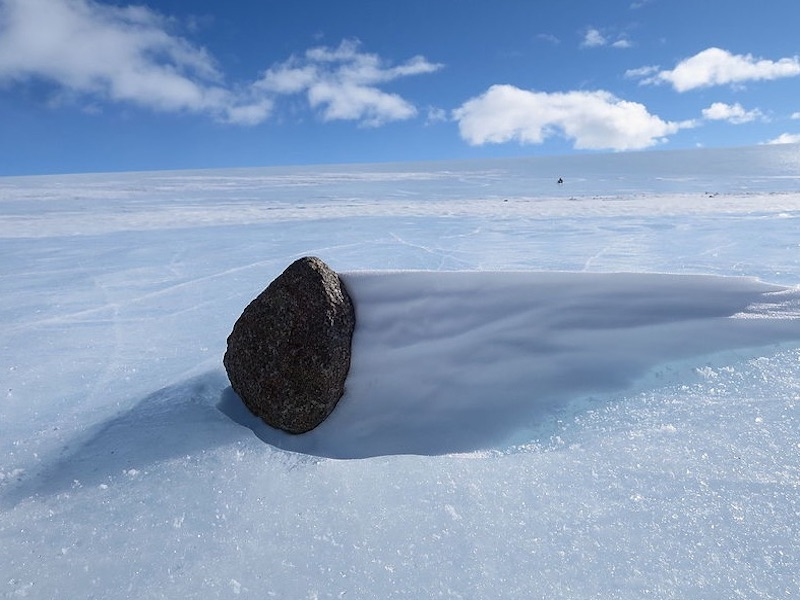
#> input picture Images/snowscape.jpg, 800 x 600 px, found by its file name
$ python image_editor_thingy_oct28_pre-cleanup.py
#> lines starting #> are read from the running program, lines starting #| are printed output that depends on the picture
"""
File: image_editor_thingy_oct28.py
Author: Xander Hunt
Purpose: Make a rudimentary green screen.
"""

# This line imports or includes the library we will need
from PIL import Image

# This line opens the image and loads it into a variable called "image_original"
image_original = Image.open("snowscape.jpg")
#> image_original is the input picture: PIL image 800x600 RGB; mean R, G, B 137.7, 160.8, 192.7
image_other = Image.open("cat_small.jpg")
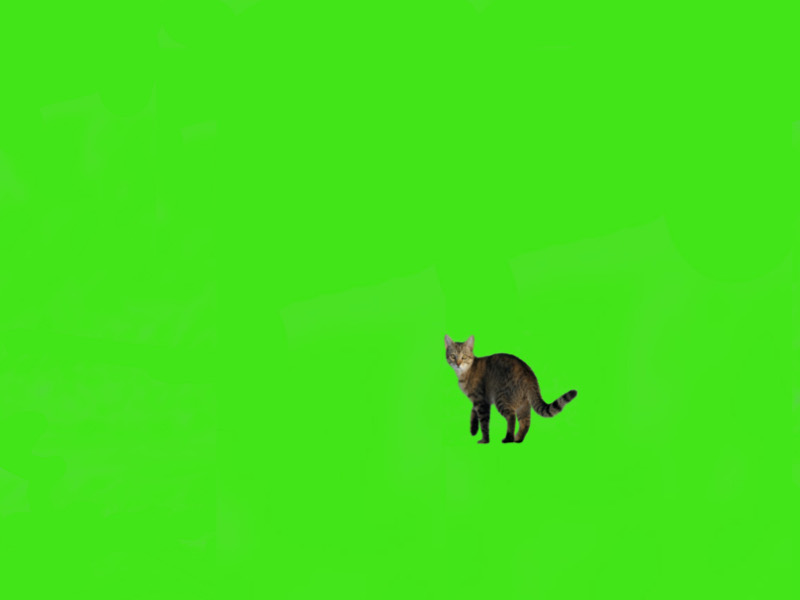
#> input picture Images/cat_small.jpg, 800 x 600 px, found by its file name
#> image_other is the input picture: PIL image 800x600 RGB; mean R, G, B 67.3, 226.4, 25.7


# This line attempts to open a new window to display the image.
# image_original.show()

# Record the original image's dimensions as variables.
(width1, height1) = image_original.size
#> width1 = 800; height1 = 600
print("Background dimensions: ", width1, height1)
#| Background dimensions:  800 600
(width2, height2) = image_other.size
#> width2 = 800; height2 = 600
print("Other dimensions: ", width2, height2)
#| Other dimensions:  800 600

# Create a pixels variable, check it too.
pixels1 = image_original.load()
pixels2 = image_other.load()
print(pixels2[0, 0])
#| (66, 229, 24)

# Change the green background.
for column in range(width2):
    for row in range(height2):
        (r, g, b) = pixels2[column, row]
        if (g > 180) and (r < 100) and (b < 100):
            pixels2[column, row] = pixels1[column, row]

# Return the color value of the pixel at (400, 300).
#pixels = image_original.load()
#print(pixels[400, 300])

# Draw some neat diagonal lines.
"""y_val = 0
for column in range(width1):
    pixels[column, y_val] = (0, 0, 0)
    y_val += 1
    if y_val >= 600:
        y_val = 0

y_val = 200
for column in range(width1):
    pixels[column, y_val] = (0, 0, 0)
    y_val += 1
    if y_val >= 600:
        y_val = 0

y_val = 599
for column in range(width1):
    pixels[column, y_val] = (0, 0, 0)
    y_val -= 1
    if y_val <= 0:
        y_val = 599

y_val = 399
for column in range(width1):
    pixels[column, y_val] = (0, 0, 0)
    y_val -= 1
    if y_val <= 0:
        y_val = 599"""

# Stick a red line down the middle.
"""for row in range(height1):
    pixels[400, row] = (255, 0, 0)"""

# Put on a dark filter
"""for row in range(height1):
    for column in range(width1):
        (r,g,b) = pixels[column, row]
        if r + g + b < 400:
            pixels[column, row] = (0, 0, 0)"""


#image_original.show()
image_other.show()
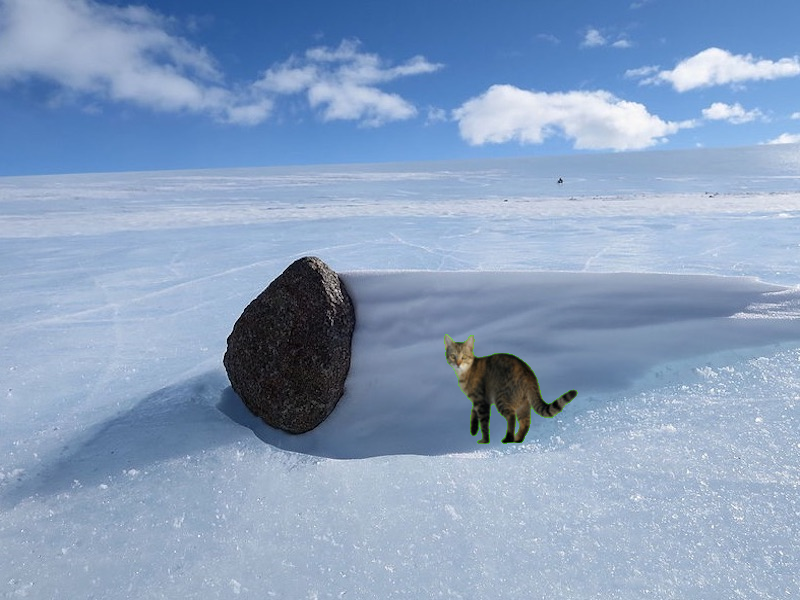
#> shown: PIL image 800x600 RGB; mean R, G, B 137.1, 159.9, 191.1
